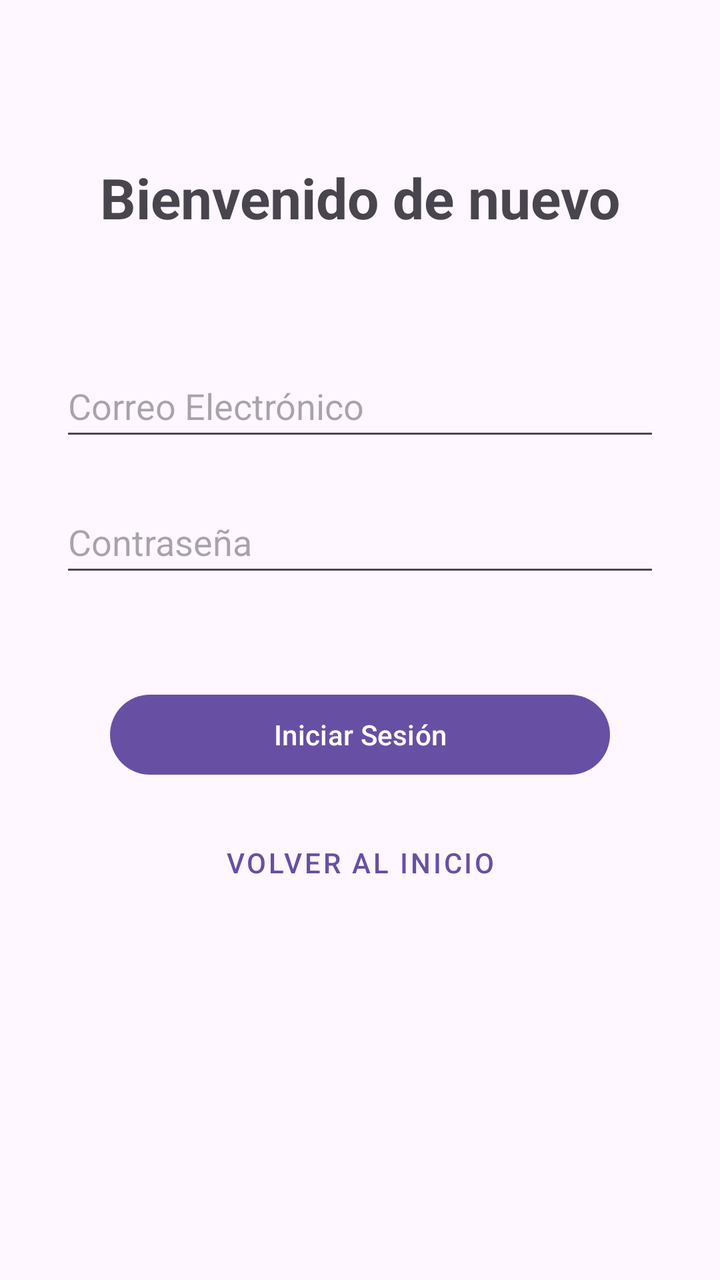
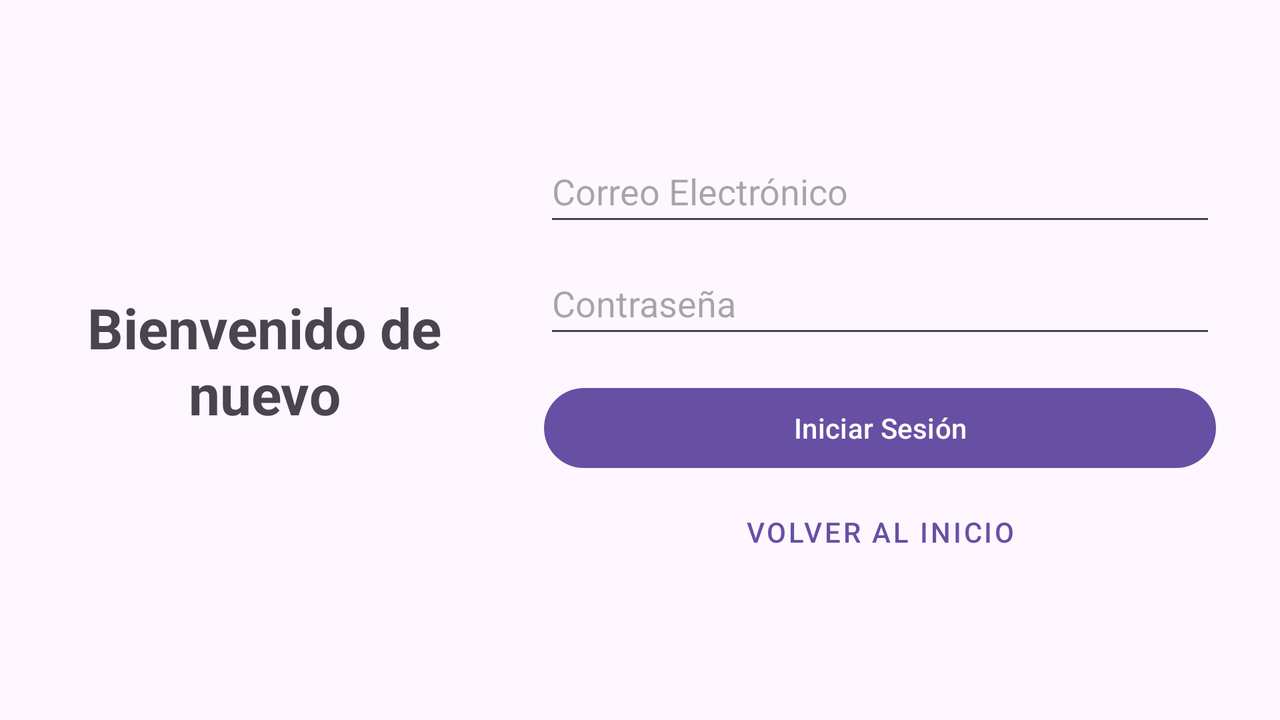

First picture: res/layout/ on a phone held upright. Second picture: the repository's own variant of that layout, on a device whose configuration matches the variant's folder. Source for both follows.
<!-- AndroidManifest.xml: application theme Theme.AplicacionPlantaRemake -->
<!-- res/layout/activity_login.xml -->
<?xml version="1.0" encoding="utf-8"?>
<androidx.constraintlayout.widget.ConstraintLayout
    xmlns:android="http://schemas.android.com/apk/res/android"
    xmlns:app="http://schemas.android.com/apk/res-auto"
    xmlns:tools="http://schemas.android.com/tools"
    android:id="@+id/main"
    android:layout_width="match_parent"
    android:layout_height="match_parent"
    tools:context=".LoginActivity">

    <TextView
        android:id="@+id/tv_titulo_login"
        android:layout_width="wrap_content"
        android:layout_height="wrap_content"
        android:layout_marginTop="80dp"
        android:text="Bienvenido de nuevo"
        android:textSize="28sp"
        android:textStyle="bold"
        app:layout_constraintEnd_toEndOf="parent"
        app:layout_constraintStart_toStartOf="parent"
        app:layout_constraintTop_toTopOf="parent" />

    <EditText
        android:id="@+id/ti_Correo"
        android:layout_width="300dp"
        android:layout_height="wrap_content"
        android:layout_marginTop="60dp"
        android:hint="Correo Electrónico"
        android:inputType="textEmailAddress"
        android:minHeight="48dp"
        app:layout_constraintEnd_toEndOf="parent"
        app:layout_constraintStart_toStartOf="parent"
        app:layout_constraintTop_toBottomOf="@+id/tv_titulo_login" />

    <EditText
        android:id="@+id/ti_Pass"
        android:layout_width="300dp"
        android:layout_height="wrap_content"
        android:layout_marginTop="20dp"
        android:hint="Contraseña"
        android:inputType="textPassword"
        android:minHeight="48dp"
        app:layout_constraintEnd_toEndOf="parent"
        app:layout_constraintStart_toStartOf="parent"
        app:layout_constraintTop_toBottomOf="@+id/ti_Correo" />

    <Button
        android:id="@+id/btn_registrar"
        android:layout_width="250dp"
        android:layout_height="wrap_content"
        android:layout_marginTop="50dp"
        android:text="Iniciar Sesión"
        app:layout_constraintEnd_toEndOf="parent"
        app:layout_constraintStart_toStartOf="parent"
        app:layout_constraintTop_toBottomOf="@+id/ti_Pass" />

    <Button
        android:id="@+id/btn_cancelar"
        android:layout_width="250dp"
        android:layout_height="wrap_content"
        android:layout_marginTop="16dp"
        android:text="Volver al inicio"
        style="@style/Widget.MaterialComponents.Button.TextButton"
        app:layout_constraintEnd_toEndOf="parent"
        app:layout_constraintStart_toStartOf="parent"
        app:layout_constraintTop_toBottomOf="@+id/btn_registrar" />

</androidx.constraintlayout.widget.ConstraintLayout>
<!-- resources referenced by this layout -->
<resources>
  <!-- from res/values-v23/ -->
  <style name="Theme.AplicacionPlantaRemake" parent="Base.Theme.AplicacionPlantaRemake">
          
          <item name="android:navigationBarColor">@android:color/transparent</item>
          <item name="android:statusBarColor">@android:color/transparent</item>
          <item name="android:windowLightStatusBar">?attr/isLightTheme</item>
      </style>
  <style name="Base.Theme.AplicacionPlantaRemake" parent="Theme.Material3.DayNight.NoActionBar">
          
          
      </style>
</resources>
<!-- res/layout-land/activity_login.xml (the repository's variant of the layout above) -->
<!-- drawn on the phone turned sideways -->
<?xml version="1.0" encoding="utf-8"?>

<androidx.constraintlayout.widget.ConstraintLayout
    xmlns:android="http://schemas.android.com/apk/res/android"
    xmlns:app="http://schemas.android.com/apk/res-auto"
    xmlns:tools="http://schemas.android.com/tools"
    android:id="@+id/main"
    android:layout_width="match_parent"
    android:layout_height="match_parent"
    tools:context=".LoginActivity">

    <androidx.constraintlayout.widget.Guideline
        android:id="@+id/guideline_vertical"
        android:layout_width="wrap_content"
        android:layout_height="wrap_content"
        android:orientation="vertical"
        app:layout_constraintGuide_percent="0.4" />

    <TextView
        android:id="@+id/tv_titulo_login"
        android:layout_width="0dp"
        android:layout_height="wrap_content"
        android:layout_marginStart="24dp"
        android:layout_marginEnd="16dp"
        android:text="Bienvenido de nuevo"
        android:textSize="28sp"
        android:textStyle="bold"
        android:textAlignment="center"
        app:layout_constraintBottom_toBottomOf="parent"
        app:layout_constraintEnd_toStartOf="@+id/guideline_vertical"
        app:layout_constraintStart_toStartOf="parent"
        app:layout_constraintTop_toTopOf="parent" />

    <EditText
        android:id="@+id/ti_Correo"
        android:layout_width="0dp"
        android:layout_height="wrap_content"
        android:layout_marginStart="16dp"
        android:layout_marginEnd="32dp"
        android:hint="Correo Electrónico"
        android:inputType="textEmailAddress"
        android:minHeight="48dp"
        app:layout_constraintBottom_toTopOf="@+id/ti_Pass"
        app:layout_constraintEnd_toEndOf="parent"
        app:layout_constraintStart_toEndOf="@+id/guideline_vertical"
        app:layout_constraintTop_toTopOf="parent"
        app:layout_constraintVertical_chainStyle="packed" />

    <EditText
        android:id="@+id/ti_Pass"
        android:layout_width="0dp"
        android:layout_height="wrap_content"
        android:layout_marginStart="16dp"
        android:layout_marginEnd="32dp"
        android:layout_marginTop="8dp"
        android:hint="Contraseña"
        android:inputType="textPassword"
        android:minHeight="48dp"
        app:layout_constraintBottom_toTopOf="@+id/btn_registrar"
        app:layout_constraintEnd_toEndOf="parent"
        app:layout_constraintStart_toEndOf="@+id/guideline_vertical"
        app:layout_constraintTop_toBottomOf="@+id/ti_Correo" />

    <Button
        android:id="@+id/btn_registrar"
        android:layout_width="0dp"
        android:layout_height="wrap_content"
        android:layout_marginStart="16dp"
        android:layout_marginEnd="32dp"
        android:layout_marginTop="16dp"
        android:text="Iniciar Sesión"
        app:layout_constraintBottom_toTopOf="@+id/btn_cancelar"
        app:layout_constraintEnd_toEndOf="parent"
        app:layout_constraintStart_toEndOf="@+id/guideline_vertical"
        app:layout_constraintTop_toBottomOf="@+id/ti_Pass" />

    <Button
        android:id="@+id/btn_cancelar"
        style="@style/Widget.MaterialComponents.Button.TextButton"
        android:layout_width="0dp"
        android:layout_height="wrap_content"
        android:layout_marginStart="16dp"
        android:layout_marginEnd="32dp"
        android:layout_marginTop="4dp"
        android:text="Volver al inicio"
        app:layout_constraintBottom_toBottomOf="parent"
        app:layout_constraintEnd_toEndOf="parent"
        app:layout_constraintStart_toEndOf="@+id/guideline_vertical"
        app:layout_constraintTop_toBottomOf="@+id/btn_registrar" />

</androidx.constraintlayout.widget.ConstraintLayout>
